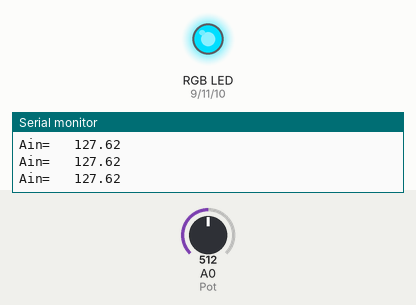
Bench run of a sketch on a simulated Arduino Uno, built with avr-gcc and run on an emulated ATmega328P. Shown: an RGB LED mixed from three pins (HIGH = lit), the last lines printed to the serial monitor. Inputs (shaded band) come from the test bench; at power-on: A0 (Pot) = 512.

Above: at 1.2 s.
1.3 s: A0 (Pot) set to 716
At 2.5 s:
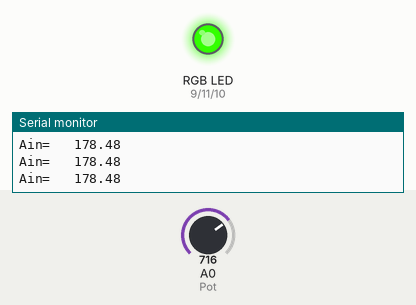
2.8 s: A0 (Pot) set to 900
At 3.5 s:
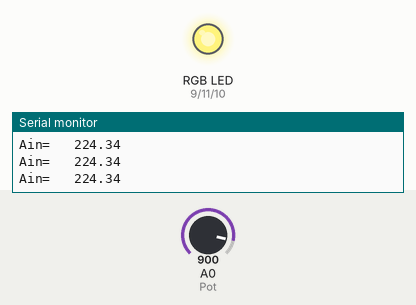
4.3 s: A0 (Pot) set to 1023
At 4.8 s:
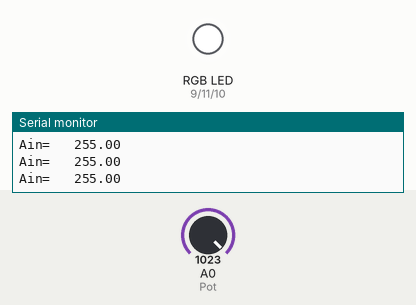
5.8 s: A0 (Pot) set to 511
At 6.8 s:
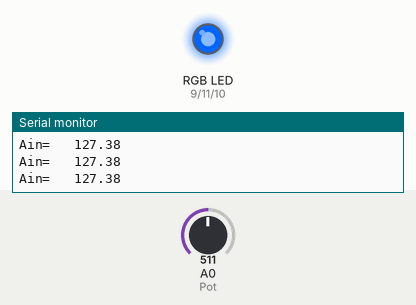
7.3 s: A0 (Pot) set to 416
At 8.1 s:
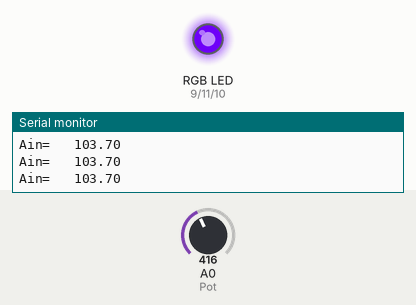
8.8 s: A0 (Pot) set to 391
Timing chart, 0 to 11.3 s (numbered marks = the images above; inputs shaded):
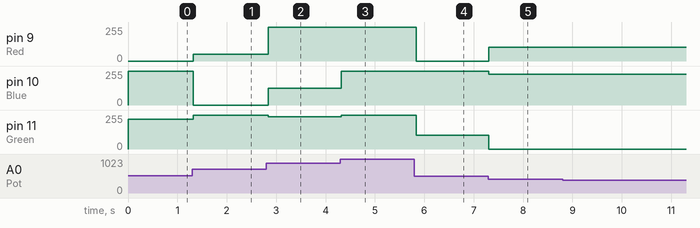

The sketch:

ALPHA_potentiometer_change_RGB_colour.ino
```cpp
/*
This program will demonstrate how the colour change of an RGB LED from black (off since black cannot
be replicated using LED's) to white. The LED will go through different colour variations between black
and white. The colour variations will be controlled using a potentiometer.
*/

int Pot= A0; //set Pot as A0
int Red= 9; //set Red as 9
int Blue= 10; //set Blue as 10
int Green= 11; //set Green as 11

void setup() {

pinMode(Pot, INPUT); //set Pot as an INPUT
pinMode(Red, OUTPUT); //set Red as an OUTPUT
pinMode(Blue, OUTPUT);  //set Blue as an OUTPUT
pinMode(Green, OUTPUT);  //set Green as an OUTPUT
Serial.begin(9600);  //serial print begins at 9600 bps
}

void loop() {

int value= analogRead(Pot); //set value as analog read the potentiometer value
float Ain= (value*255.0)/1023.0; //formula to go from bit value to colour scheme (0-255 instead of 0-1023)

if (Ain >= 0 && Ain < 21.25) { //if read value is between 0 and 21.25
analogWrite(Red, 0); //set designated values for black
analogWrite(Green, 0); //set designated values for black
analogWrite(Blue, 0); //set designated values for black
}
else if (Ain >= 21.25 && Ain <= 42.5) { //else if value is between and
analogWrite(Red, 137); //set designated values for colour variation
analogWrite(Green, 0); //set designated values for colour variation
analogWrite(Blue, 0); //set designated values for colour variation
}

else if (Ain >= 42.5 && Ain <= 63.75 ) { //else if value is between and
analogWrite(Red, 255); //set designated values for colour variation
analogWrite(Green, 0); //set designated values for colour variation
analogWrite(Blue, 0);  //set designated values for colour variation
}
else if (Ain >= 63.75 && Ain <= 85 ) { //else if value is between and
analogWrite(Red, 255); //set designated values for colour variation
analogWrite(Green, 0); //set designated values for colour variation
analogWrite(Blue, 230); //set designated values for colour variation
}
else if (Ain >= 85 && Ain <= 106.25) { //else if value is between and
analogWrite(Red, 102); //set designated values for colour variation
analogWrite(Green, 0); //set designated values for colour variation
analogWrite(Blue, 230); //set designated values for colour variation
}
else if (Ain >= 106.25 && Ain <= 127.5) { //else if value is between and
analogWrite(Red, 0); //set designated values for colour variation
analogWrite(Green, 102); //set designated values for colour variation
analogWrite(Blue, 255); //set designated values for colour variation
}
else if (Ain >= 127.5 && Ain <= 148.75) { //else if value is between and
analogWrite(Red, 0); //set designated values for colour variation
analogWrite(Green, 222); //set designated values for colour variation
analogWrite(Blue, 255); //set designated values for colour variation
}
else if (Ain >= 148.75 && Ain <= 170 ) { //else if value is between and
analogWrite(Red, 0); //set designated values for colour variation
analogWrite(Green, 255); //set designated values for colour variation
analogWrite(Blue, 137); //set designated values for colour variation
}
else if (Ain >= 170 && Ain <= 191.25 ) { //else if value is between and
analogWrite(Red, 51);  //set designated values for colour variation
analogWrite(Green, 255); //set designated values for colour variation
analogWrite(Blue, 0);  //set designated values for colour variation
}
else if (Ain >= 191.25 && Ain <= 212.5) {  //else if value is between and
analogWrite(Red, 255); //set designated values for colour variation
analogWrite(Green, 230); //set designated values for colour variation
analogWrite(Blue, 0); //set designated values for colour variation
}
else if (Ain >= 212.5 && Ain <= 233.75) { //else if value is between and
analogWrite(Red, 255); //set designated values for colour variation
analogWrite(Green, 243); //set designated values for colour variation
analogWrite(Blue, 125); //set designated values for colour variation
}
else{ //else set the following:
analogWrite(Red, 255); //set designated values for colour variation
analogWrite(Green, 255); //set designated values for colour variation
analogWrite(Blue, 255); //set designated values for colour variation
}

Serial.print("Ain= "); //serial print Ain=
Serial.print("\t"); //serial print a space
Serial.println(Ain); //serial print Ain
delay(50); //leave a 50 milliseconds delay

}
```

Measured:
- after the input at 1.3 s, pin 9 (Red): 0/255 → 51/255 at once; pin 10 (Blue): 255/255 → 0/255 at once; pin 11 (Green): 222/255 → 255/255 at once
- after the input at 2.8 s, pin 9 (Red): 51/255 → 255/255 at once; pin 10 (Blue): 0/255 → 125/255 at once; pin 11 (Green): 255/255 → 243/255 at once
- after the input at 4.3 s, pin 10 (Blue): 125/255 → 255/255 at once; pin 11 (Green): 243/255 → 255/255 at once
- after the input at 5.8 s, pin 9 (Red): 255/255 → 0/255 at once; pin 11 (Green): 255/255 → 102/255 at once
- after the input at 7.3 s, pin 9 (Red): 0/255 → 102/255 at once; pin 10 (Blue): 255/255 → 230/255 at once; pin 11 (Green): 102/255 → 0/255 at once
